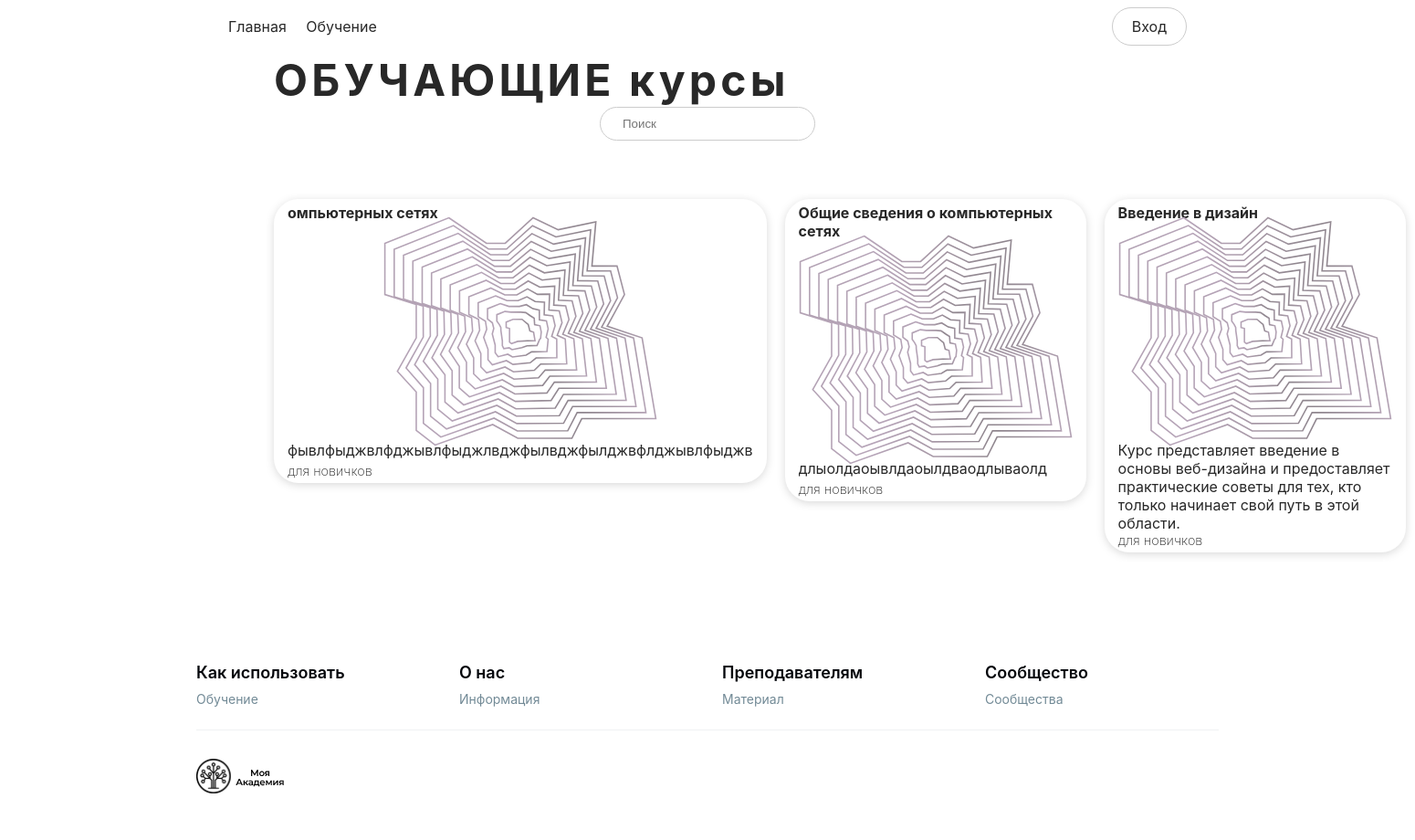
Screenshot of /localhost/catalogue.php with the database file from the repository.
### tables this page shows
CREATE TABLE `courses` (
  `id_course` int(11) NOT NULL,
  `course_title` varchar(250) NOT NULL,
  `course_brief` text NOT NULL,
  `course_description` text NOT NULL,
  `difficulty_lvl` varchar(30) NOT NULL,
  `author` int(11) NOT NULL,
  `views_count` int(11) DEFAULT NULL
);

CREATE TABLE `images` (
  `id_img` int(11) NOT NULL,
  `svg_code` text NOT NULL
);

### localhost/catalogue.php (the view, shortened to what this page needs)
<?php
require_once 'dbconnect.php';
$search = isset($_GET['search']) ? $_GET['search'] : '';
$sql = "SELECT * FROM courses";
$sql .= " ORDER BY id_course DESC";
$coursesResult = $connect->query($sql);
?>
<!DOCTYPE html>
<html lang="en">
<head>
  <link rel="stylesheet" href="css/style.css">
  <link rel="stylesheet" href="css/auth.css">
  <link rel="stylesheet" href="css/catalogue.css">
</head>
<?php include 'header.php'; ?>
<body>
  <section>
    <div class="topic-title">
      <h2 class="regtext">ОБУЧАЮЩИЕ курсы</h2>
    </div>
    <div class="filter-key-words">
      <form method="get" action="" class="search-container">
        <div class="search-box">
          <input class="input-box" type="text" name="search" value="<?= $search ?>" placeholder="Поиск" style="width: 12vw;">
        </div>
      </form>
    </div>
    <div class="slider-container">
      <div class="courses-list">
        <?php
        while ($course = $coursesResult->fetch(pdo::FETCH_ASSOC)) {
          $sql = 'SELECT svg_code FROM images ORDER BY RAND() LIMIT 1';
          $result = $connect->query($sql);
          if ($result->rowCount() > 0) {
            $row = $result->fetch(pdo::FETCH_ASSOC);
            $svgCode = $row['svg_code'];
            echo '<a href="course-info.php?course_id=' . $course['id_course'] . '">';
            echo '<div class="course-card" id="course-card">';
            echo '<p class="c-title">' . $course['course_title'] . '</p>';
            echo '<p style="display: flex; justify-content: center; align-items: center; height: 30vh;">' .
              $svgCode .
              '</p>';
            echo '<p class="c-desc">' . $course['course_brief'] . '</p>';
            echo '<p class="c-lvl">' . $course['difficulty_lvl'] . '</p>';
            echo '</div></a>';
          } else {
            echo 'Ошибка: ' . $e->getMessage();
          }
        } ?>
      </div>
    </div>
  </section>
  <?php include 'footer.php'; ?>
</body>
</html>

### localhost/css/style.css (style rules this page uses)
html { scroll-behavior: smooth; }
body { color: #282828; overflow-x: hidden; margin: 0; font-family: Inter, -apple-system, BlinkMacSystemFont, Segoe UI, Roboto, Oxygen, Ubuntu, Cantarell, Fira Sans, Droid Sans, Helvetica Neue, sans-serif; font-style: normal }
section { margin-left: 300px; margin-right: 300px; }
a { text-decoration: none; color: #282828; }
.input-box { border-radius: 30px; border: 1px solid #ccc; padding-left: 3vh; padding-right: 3vh; padding-top: 10px; padding-bottom: 10px; background-color: transparent; }
.topic-title { justify-content: flex-start; align-items: center; }
.topic-title h2 { font-weight: 700; font-size: 3rem; font-style: normal; letter-spacing: 4.2px; }
.regtext { color: #282828; letter-spacing: -.05em; }

### localhost/css/catalogue.css (style rules this page uses)
.courses-list { display: grid; grid-template-columns: repeat(3, 1fr); gap: 20px; margin-bottom: 6vh; }
.course-card { background-color: #ffffff; filter: drop-shadow(0px 2px 5px rgba(0, 0, 0, 0.15)); border-radius: 27px; padding: 5px 15px; opacity: 0; transform: translateY(5%); }
.course-card.show { opacity: 1; transform: translateY(0); }
.c-title, .module-t { font-weight: bold; display: -webkit-box; overflow: hidden; text-overflow: ellipsis; -webkit-line-clamp: 1; max-width: 100%; }
.c-desc { font-weight: 400; font-size: 1rem; min-height: 3vh; display: -webkit-box; overflow: hidden; text-overflow: ellipsis; -webkit-line-clamp: 2; max-width: 100%; }
.c-lvl, .lesson-t { font-weight: 200; font-size: 0.9rem; color: #282828; }
.courses-list a { text-decoration: none; color: #282828; }
.filter-key-words { display: flex; gap: 1vw; justify-content: center; margin-bottom: 8vh; }
svg { width: 300px; height: 300px; }

### localhost/css/3cd55d139614a398.css (style rules this page uses)
:root { --swiper-navigation-size: 44px }

### rows the page displays
courses: course_title "омпьютерных сетях", course_brief "фывлфыджвлфджывлфыджлвджфылвджфылджвфлджывлфыджв", difficulty_lvl "для новичков"
courses: course_title "Общие сведения о компьютерных сетях", course_brief "длыолдаоывлдаоылдваодлываолд", difficulty_lvl "для новичков"
courses: course_title "Введение в дизайн", course_brief "Курс представляет введение в основы веб-дизайна и предоставляет практические советы для тех, кто только начинает свой путь в этой области.…", difficulty_lvl "для новичков"
